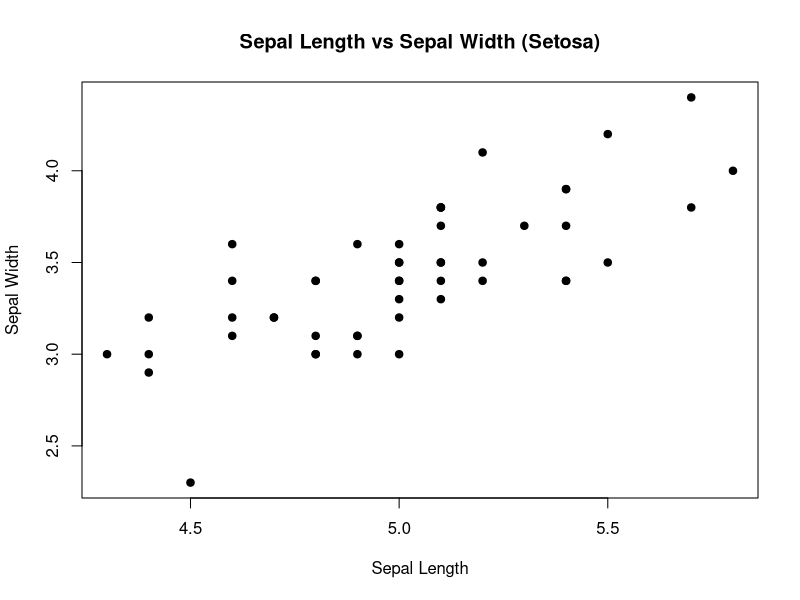
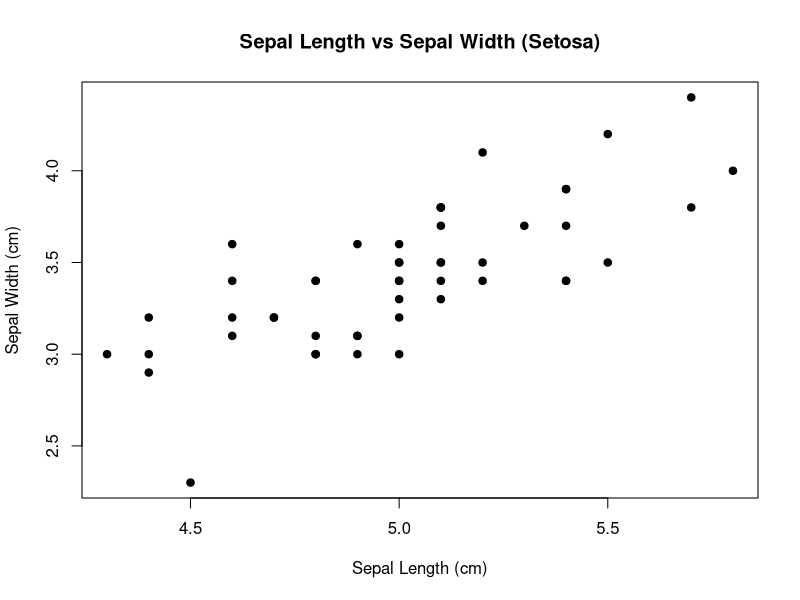
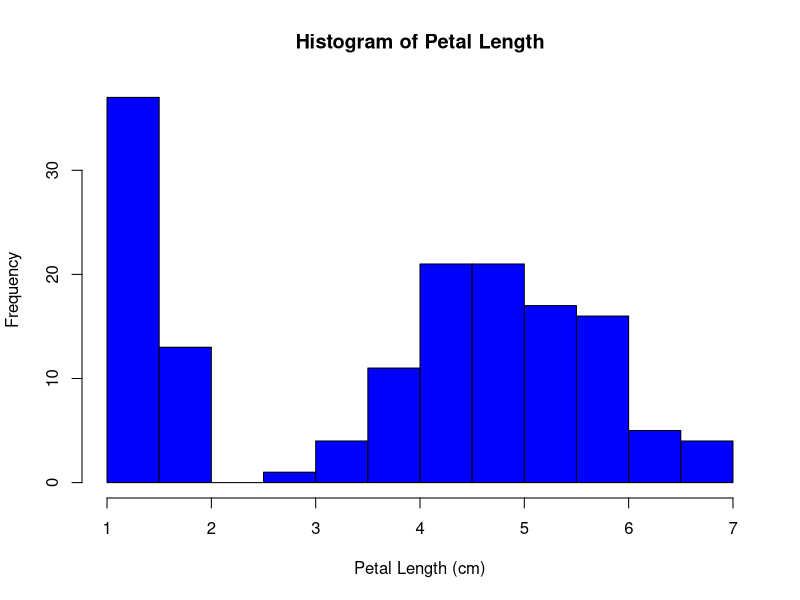
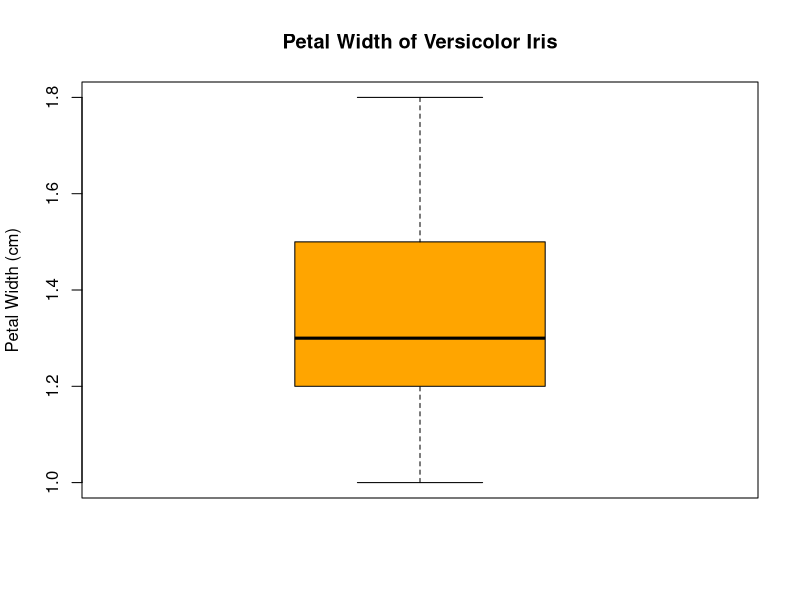

These figures' R source, in order:
#q6.
#(a)
summary(iris)

#(b)
setosa_data <- subset(iris, Species == "setosa") 
plot(setosa_data$Sepal.Length, setosa_data$Sepal.Width, main="Sepal Length vs Sepal Width (Setosa)", xlab="Sepal Length", ylab="Sepal Width", pch=19)

#(c)
setosa_data <- subset(iris, Species == "setosa")
plot(setosa_data$Sepal.Length, setosa_data$Sepal.Width, main="Sepal Length vs Sepal Width (Setosa)", xlab="Sepal Length (cm)", ylab="Sepal Width (cm)", pch=19)

#(d)
hist(iris$Petal.Length, main="Histogram of Petal Length", xlab="Petal Length (cm)", col="blue")

#(e)
versicolor_data <- subset(iris, Species == "versicolor")
boxplot(versicolor_data$Petal.Width, main="Petal Width of Versicolor Iris", ylab="Petal Width (cm)", col="orange")

